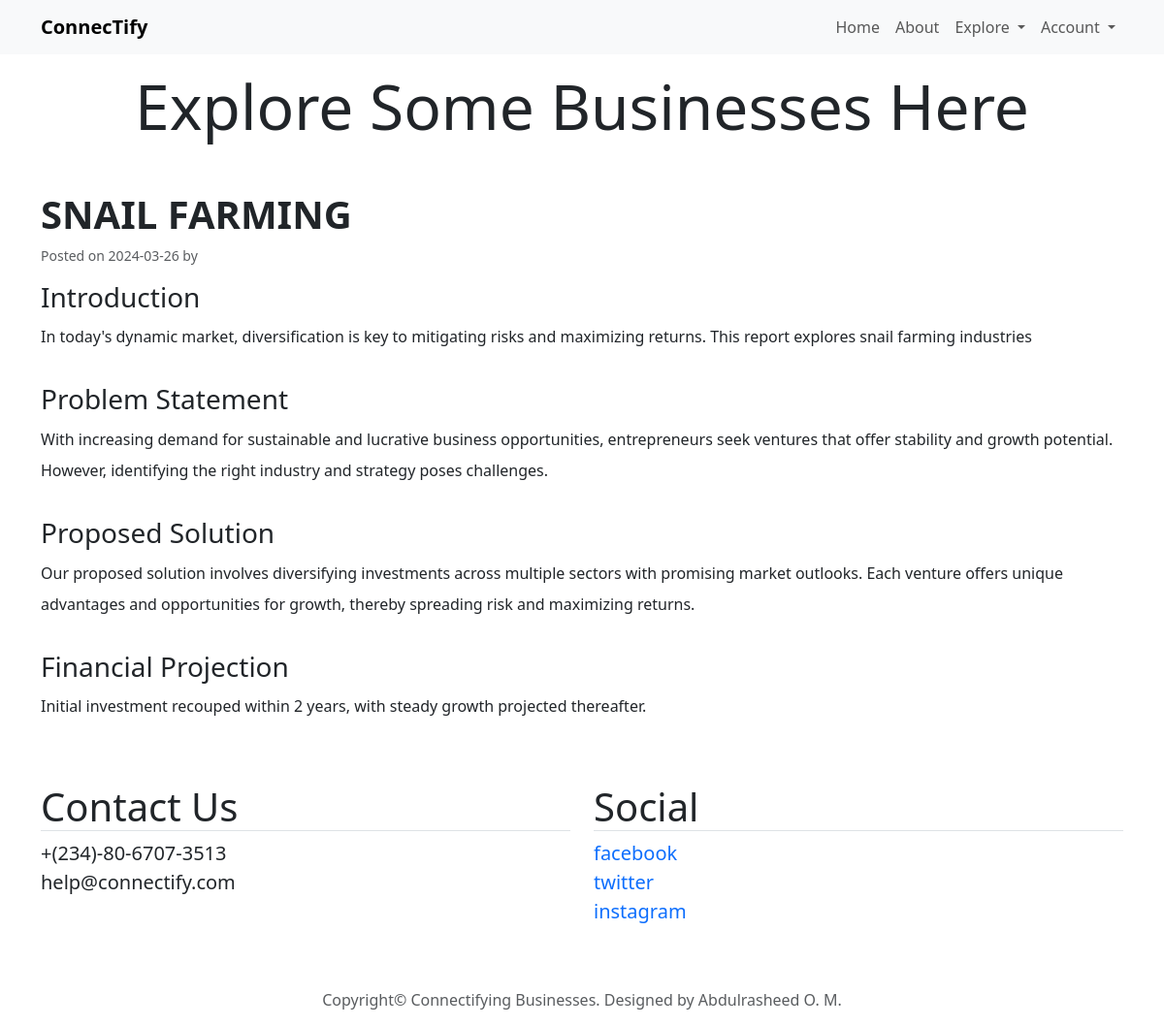
Screenshot of /post/2 with the database file from the repository.
### connectify/models.py (models this page shows, shortened)
class Post(db.Model):
    id = db.Column(db.Integer, primary_key=True)
    title = db.Column(db.Text, nullable=False)
    introduction = db.Column(db.Text, nullable=False)
    problem_statement = db.Column(db.Text, nullable=False)
    solution = db.Column(db.Text, nullable=False)
    market_analysis = db.Column(db.Text, nullable=False)
    financial_projection = db.Column(db.Text, nullable=False)
    user_id = db.Column(db.Integer, db.ForeignKey('user.id'), nullable=False)
    date_posted = db.Column(db.DateTime, nullable=False, default=datetime.utcnow)

### connectify/routes.py (the view)
@app.route('/post/<int:post_id>')
def post(post_id):
    post = Post.query.get_or_404(post_id)
    return render_template('post.html', title='post.title', post=post)

### connectify/templates/post.html (shortened to what this page needs)
{% extends 'layout.html' %}
{% block content %}
<h1 class="display-3 text-center mb-5">Explore Some Businesses Here</h1>
<div class="row">
    <h3 class="display-6 fw-bold">{{ post.title }}</h3>
    <small class="text-muted">Posted on {{ post.date_posted.strftime('%Y-%m-%d') }} by </small>
    <h3 class="mt-3">Introduction</h3>
    <p class="lh-lg">{{ post.introduction }}</p>
    <h3 class="mt-3">Problem Statement</h3>
    <p class="lh-lg">{{ post.problem_statement }}</p>
    <h3 class="mt-3">Proposed Solution</h3>
    <p class="lh-lg">{{ post.solution }}</p>
    <h3 class="mt-3">Financial Projection</h3>
    <p class="lh-lg">{{ post.financial_projection }}</p>
</div>
{% endblock content %}

### rows the page displays
Post: title "SNAIL FARMING", date_posted "2024-03-26", introduction "In today's dynamic market, diversification is key to mitigating risks and maximizing returns. This report explores snail farming industries", problem_statement "With increasing demand for sustainable and lucrative business opportunities, entrepreneurs seek ventures that offer stability and growth potential. However, identifying the right industry and strategy poses challenges.", solution "Our proposed solution involves diversifying investments across multiple sectors with promising market outlooks. Each venture offers unique advantages and opportunities for growth, thereby spreading risk and maximizing returns.", financial_projection "Initial investment recouped within 2 years, with steady growth projected thereafter."
